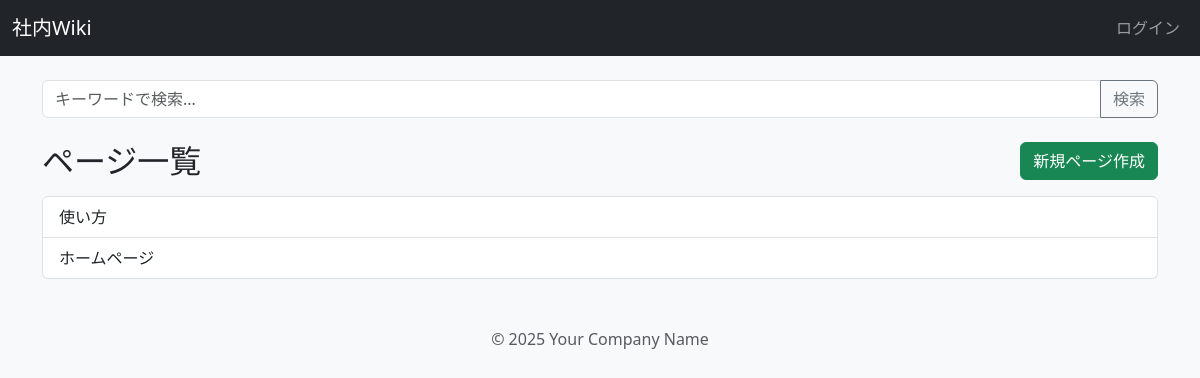
Before: / with the older database file.
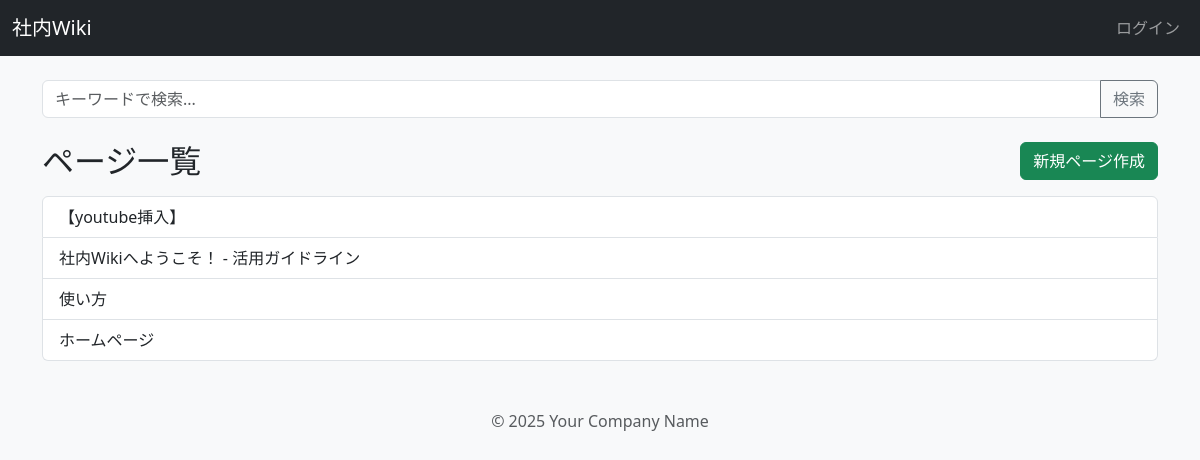
After: the same page with the newer database file.
### tables this page shows
CREATE TABLE pages (
    id INTEGER PRIMARY KEY AUTOINCREMENT,
    title TEXT UNIQUE NOT NULL,
    content TEXT NOT NULL,
    created_at TIMESTAMP NOT NULL DEFAULT CURRENT_TIMESTAMP,
    author_id INTEGER NOT NULL,
    updated_by_id INTEGER,
    -- 外部キー制約：author_idはusersテーブルのidを参照する
    FOREIGN KEY (author_id) REFERENCES users (id),
    -- 外部キー制約：updated_by_idはusersテーブルのidを参照する
    FOREIGN KEY (updated_by_id) REFERENCES users (id)
);

### app.py (the view)
@app.route('/')
def show_pages():
    db = get_db()
    cur = db.execute('SELECT id, title FROM pages ORDER BY id DESC')
    pages = cur.fetchall()
    return render_template('index.html', pages=pages)

### app.py (called while the page is built)
def connect_db():
    rv = sqlite3.connect(app.config['DATABASE'])
    rv.row_factory = sqlite3.Row
    return rv

def get_db():
    if not hasattr(g, 'sqlite_db'):
        g.sqlite_db = connect_db()
    return g.sqlite_db

### templates/index.html (shortened to what this page needs)
{% extends 'layout.html' %}
{% block content %}
    <div class="mb-4">
        <form action="{{ url_for('search') }}" method="get" class="input-group">
            <input type="search" name="q" class="form-control" placeholder="キーワードで検索...">
            <button class="btn btn-outline-secondary" type="submit">検索</button>
        </form>
    </div>
    <div class="d-flex justify-content-between align-items-center mb-3">
        <h2 class="mb-0">ページ一覧</h2>
        <a href="{{ url_for('add_page') }}" class="btn btn-success">新規ページ作成</a>
    </div>
    {% if pages %}
        <div class="list-group">
            {% for page in pages %}
                <a href="{{ url_for('view_page', page_id=page['id']) }}" class="list-group-item list-group-item-action">
                    {{ page['title'] }}
                </a>
            {% endfor %}
        </div>
    {% else %}
        <div class="alert alert-secondary" role="alert">
            まだページがありません。最初のページを作成しましょう！
        </div>
    {% endif %}
{% endblock %}

### templates/layout.html (shortened to what this page needs)
<!DOCTYPE html>
<html lang="ja">
<head>
    <link href="https://cdn.jsdelivr.net/npm/bootstrap@5.3.3/dist/css/bootstrap.min.css" rel="stylesheet">
    <link rel="stylesheet" href="https://maxcdn.bootstrapcdn.com/font-awesome/4.7.0/css/font-awesome.min.css">
    <link rel="stylesheet" href="{{ url_for('static', filename='easymde.min.css') }}">
</head>
<body class="bg-light">
    <nav class="navbar navbar-expand-lg navbar-dark bg-dark">
        <div class="container-fluid">
            <a class="navbar-brand" href="{{ url_for('show_pages') }}">社内Wiki</a>
            <div class="collapse navbar-collapse">
                <ul class="navbar-nav">
                    {% if current_user.is_authenticated %}
                        <li class="nav-item dropdown">
                            <a class="nav-link dropdown-toggle" href="#" role="button" data-bs-toggle="dropdown" aria-expanded="false">
                                こんにちは, {{ current_user.username }} さん
                            </a>
                            <ul class="dropdown-menu dropdown-menu-end">
                                <li><a class="dropdown-item" href="{{ url_for('logout') }}">ログアウト</a></li>
                            </ul>
                        </li>
                    {% else %}
                        <li class="nav-item">
                            <a class="nav-link" href="{{ url_for('login') }}">ログイン</a>
                        </li>
                    {% endif %}
                </ul>
            </div>
        </div>
    </nav>
    <main class="container mt-4">
        {% block content %}{% endblock %}
    </main>
    <footer class="container text-center mt-5 mb-3 text-muted">
        <p>&copy; 2025 Your Company Name</p>
    </footer>
</body>
</html>

Changed rows visible on the page:
added pages: title "【youtube挿入】"
added pages: title "社内Wikiへようこそ！ - 活用ガイドライン"
